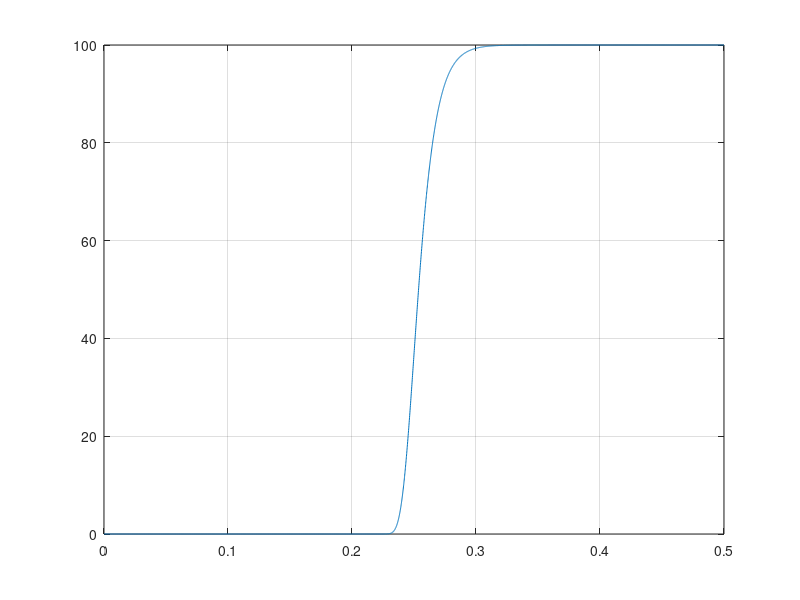

Write MATLAB code to recreate this figure.
clc, clear;

fs = 10e3;
dt = 1/fs;

T = 0.5;
t = [0:dt:T];
to = 0.25;

beta = 100;
nu   = 1e-7;


fun = 100./(1 + nu*exp(-beta*(t-to))).^(1./nu);

figure(12); clf;
plot(t, fun); grid on;